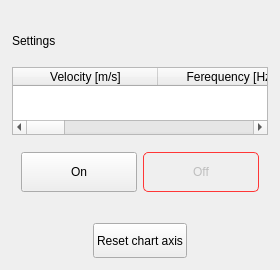
               <widget class="QWidget" name="wind_vel_pg">
                <layout class="QVBoxLayout" name="verticalLayout_12">
                 <property name="leftMargin">
                  <number>2</number>
                 </property>
                 <property name="rightMargin">
                  <number>2</number>
                 </property>
                 <item>
                  <widget class="QWidget" name="widget_18" native="true">
                   <property name="sizePolicy">
                    <sizepolicy hsizetype="Preferred" vsizetype="Preferred">
                     <horstretch>0</horstretch>
                     <verstretch>0</verstretch>
                    </sizepolicy>
                   </property>
                   <layout class="QHBoxLayout" name="horizontalLayout_23">
                    <property name="leftMargin">
                     <number>1</number>
                    </property>
                    <property name="topMargin">
                     <number>1</number>
                    </property>
                    <property name="rightMargin">
                     <number>1</number>
                    </property>
                    <property name="bottomMargin">
                     <number>1</number>
                    </property>
                    <item>
                     <widget class="QWidget" name="widget_38" native="true">
                      <layout class="QGridLayout" name="scale_chart">
                       <property name="leftMargin">
                        <number>0</number>
                       </property>
                       <property name="topMargin">
                        <number>0</number>
                       </property>
                       <property name="rightMargin">
                        <number>0</number>
                       </property>
                       <property name="bottomMargin">
                        <number>0</number>
                       </property>
                       <item row="1" column="0">
                        <widget class="QWidget" name="widget_4" native="true">
                         <property name="minimumSize">
                          <size>
                           <width>0</width>
                           <height>40</height>
                          </size>
                         </property>
                         <property name="maximumSize">
                          <size>
                           <width>16777215</width>
                           <height>40</height>
                          </size>
                         </property>
                         <layout class="QHBoxLayout" name="horizontalLayout">
                          <property name="leftMargin">
                           <number>0</number>
                          </property>
                          <property name="topMargin">
                           <number>5</number>
                          </property>
                          <property name="rightMargin">
                           <number>0</number>
                          </property>
                          <property name="bottomMargin">
                           <number>0</number>
                          </property>
                          <item>
                           <widget class="QWidget" name="widget_6" native="true"/>
                          </item>
                          <item>
                           <widget class="QPushButton" name="restart_chart_btn">
                            <property name="maximumSize">
                             <size>
                              <width>150</width>
                              <height>35</height>
                             </size>
                            </property>
                            <property name="text">
                             <string>Reset chart axis</string>
                            </property>
                           </widget>
                          </item>
                          <item>
                           <widget class="QWidget" name="widget_8" native="true">
                            <property name="maximumSize">
                             <size>
                              <width>16777</width>
                              <height>16777215</height>
                             </size>
                            </property>
                           </widget>
                          </item>
                         </layout>
                        </widget>
                       </item>
                       <item row="0" column="0">
                        <widget class="QWidget" name="widget_2" native="true">
                         <property name="maximumSize">
                          <size>
                           <width>16777215</width>
                           <height>200</height>
                          </size>
                         </property>
                         <layout class="QVBoxLayout" name="verticalLayout_2">
                          <item>
                           <widget class="QWidget" name="widget_5" native="true">
                            <property name="minimumSize">
                             <size>
                              <width>0</width>
                              <height>40</height>
                             </size>
                            </property>
                            <property name="maximumSize">
                             <size>
                              <width>16777215</width>
                              <height>50</height>
                             </size>
                            </property>
                            <layout class="QHBoxLayout" name="horizontalLayout_8">
                             <property name="leftMargin">
                              <number>0</number>
                             </property>
                             <property name="topMargin">
                              <number>0</number>
                             </property>
                             <property name="rightMargin">
                              <number>0</number>
                             </property>
                             <property name="bottomMargin">
                              <number>0</number>
                             </property>
                             <item>
                              <widget class="QLabel" name="label">
                               <property name="text">
                                <string>Settings</string>
                               </property>
                              </widget>
                             </item>
                             <item>
                              <widget class="QWidget" name="widget_7" native="true"/>
                             </item>
                            </layout>
                           </widget>
                          </item>
                          <item>
                           <widget class="QTableWidget" name="tableWidget">
                            <attribute name="horizontalHeaderVisible">
                             <bool>true</bool>
                            </attribute>
                            <attribute name="horizontalHeaderCascadingSectionResizes">
                             <bool>true</bool>
                            </attribute>
                            <attribute name="horizontalHeaderDefaultSectionSize">
                             <number>145</number>
                            </attribute>
                            <attribute name="verticalHeaderVisible">
                             <bool>false</bool>
                            </attribute>
                            <attribute name="verticalHeaderCascadingSectionResizes">
                             <bool>false</bool>
                            </attribute>
                            <column>
                             <property name="text">
                              <string>Velocity [m/s]</string>
                             </property>
                            </column>
                            <column>
                             <property name="text">
                              <string>Ferequency [Hz]</string>
                             </property>
                            </column>
                            <column>
                             <property name="text">
                              <string>Ramp on</string>
                             </property>
                            </column>
                            <column>
                             <property name="text">
                              <string>Ramp down [s]</string>
                             </property>
                            </column>
                            <column>
                             <property name="text">
                              <string>Ramp up [s]</string>
                             </property>
                            </column>
                            <column>
                             <property name="text">
                              <string>Run duration [s]</string>
                             </property>
                            </column>
                           </widget>
                          </item>
                          <item>
                           <widget class="QWidget" name="widget_9" native="true">
                            <layout class="QHBoxLayout" name="horizontalLayout_11">
                             <item>
                              <widget class="QPushButton" name="start_tunnel_btn">
                               <property name="maximumSize">
                                <size>
                                 <width>120</width>
                                 <height>40</height>
                                </size>
                               </property>
                               <property name="text">
                                <string>On</string>
                               </property>
                              </widget>
                             </item>
                             <item>
                              <widget class="QWidget" name="widget_27" native="true">
                               <property name="minimumSize">
                                <size>
                                 <width>0</width>
                                 <height>44</height>
                                </size>
                               </property>
                               <property name="maximumSize">
                                <size>
                                 <width>125</width>
                                 <height>16777215</height>
                                </size>
                               </property>
                               <property name="styleSheet">
                                <string notr="true">QPushButton {
    border-radius: 5px;
    border: 1px solid #FF3636;
}

QPushButton:hover {
    background-color: rgb(230, 230, 230);
}

QPushButton:pressed {
    background-color: #FF2626;
}</string>
                               </property>
                               <layout class="QHBoxLayout" name="horizontalLayout_10">
                                <property name="leftMargin">
                                 <number>0</number>
                                </property>
                                <property name="topMargin">
                                 <number>0</number>
                                </property>
                                <property name="rightMargin">
                                 <number>0</number>
                                </property>
                                <property name="bottomMargin">
                                 <number>0</number>
                                </property>
                                <item>
                                 <widget class="QPushButton" name="stop_tunnel_btn">
                                  <property name="enabled">
                                   <bool>false</bool>
                                  </property>
                                  <property name="maximumSize">
                                   <size>
                                    <width>120</width>
                                    <height>40</height>
                                   </size>
                                  </property>
                                  <property name="text">
                                   <string>Off</string>
                                  </property>
                                 </widget>
                                </item>
                               </layout>
                              </widget>
                             </item>
                            </layout>
                           </widget>
                          </item>
                         </layout>
                        </widget>
                       </item>
                      </layout>
                     </widget>
                    </item>
                   </layout>
                  </widget>
                 </item>
                </layout>
               </widget>
